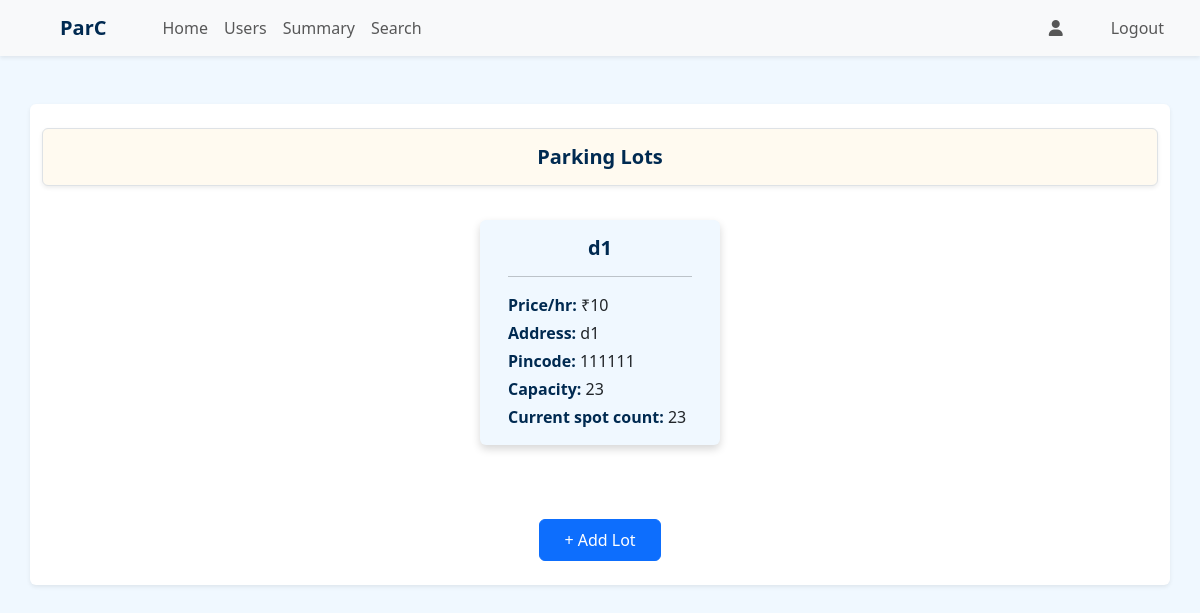
/admin/dashboard (signed in), run on an earlier commit of the app's database.
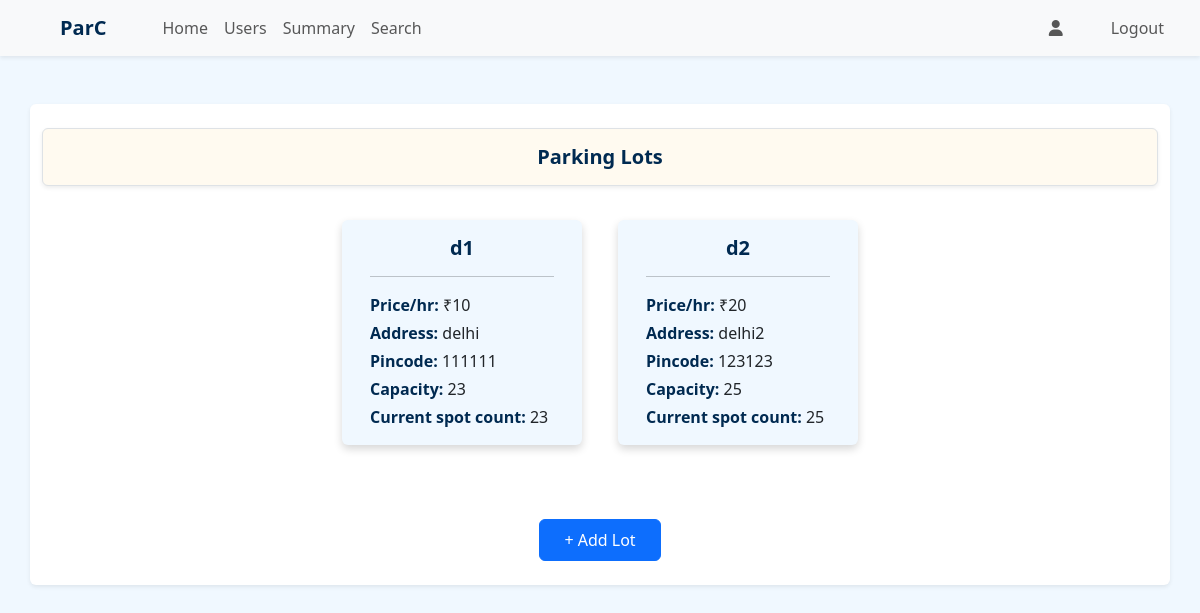
And on a later commit of the database.
### application/models.py (models this page shows)
class ParkingLot(db.Model):
    id = db.Column(db.Integer, primary_key = True)
    pl_name = db.Column(db.String, nullable = False)
    price = db.Column(db.Integer, nullable = False, default = 1000)
    address = db.Column(db.String, nullable = False)
    pincode = db.Column(db.Integer, nullable = False)
    capacity = db.Column(db.Integer, nullable = False)
    spots_count = db.Column(db.Integer, nullable = False)
    created_at = db.Column(db.DateTime, nullable = False)
    spots = db.relationship('ParkingSpot', backref = 'lot', cascade = 'all, delete')

### application/routes.py (the view)
@app.route('/admin/dashboard')
@auth_required()
@roles_required('admin')
def admin_dashboard():
    lots = ParkingLot.query.all()
    return render_template('admin_dashboard.html', lots=lots)

### templates/admin_dashboard.html (shortened to what this page needs)
{% extends "base.html" %}
{% block nav %}
<nav class="navbar navbar-expand-lg bg-body-tertiary shadow-sm sticky-top">
    <div class="container-fluid">
        <a href="{{url_for('admin_dashboard')}}" class="navbar-brand mx-5"><strong>ParC</strong></a>
        <div class="collapse navbar-collapse" id="navbarSupportedContent">
            <ul class="navbar-nav me-auto mb-2 mb-lg-0">
                <li class="nav-item">
                    <a href="{{url_for('admin_dashboard')}}" class="nav-link">Home</a>
                </li>
                <li class="nav-item">
                    <a href="{{url_for('get_users_data')}}" class="nav-link">Users</a>
                </li>
                <li class="nav-item">
                    <a href="{{url_for('admin_summary')}}" class="nav-link">Summary</a>
                </li>
                <li class="nav-item">
                    <a href="{{url_for('admin_search')}}" class="nav-link">Search</a>
                </li>
            </ul>
            <ul class="navbar-nav ms-auto mb-2 mb-lg-0">
                <li class="nav-item mx-3">
                    <a href="{{url_for('profile')}}" class="nav-link"><i class="fa-solid fa-user"></i></a>
                </li>
                <li class="nav-item mx-3">
                    <a href="{{url_for('user_logout')}}" class="nav-link">Logout</a>
                </li>
            </ul>
        </div>
    </div>
</nav>
{% endblock %}
{% block content %}
<div class="container my-5 shadow-sm p-4 rounded bg-white">
    <div class="row mb-4">
        <div class="col text-center py-3 rounded border shadow-sm" style="background-color: floralwhite;">
            <h5 class="fw-semibold mb-0">Parking Lots</h5>
        </div>
    </div>
    <div class="row align-items-start justify-content-center gap-3">
        {% for lot in lots %}
        <div class="card border-0" style="width: 15rem;">
            <a href="{{url_for('view_parking_lot', lot_id = lot.id)}}" class="text-decoration-none text-dark">
                <div class="card-body">
                    <h5 class="text-center fw-semibold">{{lot.pl_name}}</h5>
                    <hr>
                    <p class="card-text mb-1"><strong>Price/hr: </strong> ₹{{lot.price}}</p>
                    <p class="card-text mb-1"><strong>Address: </strong> {{lot.address}}</p>
                    <p class="card-text mb-1"><strong>Pincode: </strong> {{lot.pincode}} </p>
                    <p class="card-text mb-1"><strong>Capacity: </strong> {{lot.capacity}} </p>
                    <p class="card-text"><strong>Current spot count: </strong> {{lot.spots_count}} </p>
                </div>
            </a>
        </div>
        {% else %}
        <div class="col-12 text-center">
            <p class="text-muted">No Parking Lots Found</p>
        </div>
        {% endfor %}
        <div class="row mt-5">
            <div class="col text-center">
                <a href="{{url_for('create_lot')}}" class="btn btn-primary px-4 py-2">+ Add Lot</a>
            </div>
        </div>
    </div>
</div>
{% endblock %}

What changed in the data, as far as the page shows it:
changed ParkingLot: address "d1" → "delhi"
added ParkingLot: pl_name "d2", price "20", address "delhi2", pincode "123123", capacity "25", spots_count "25"
